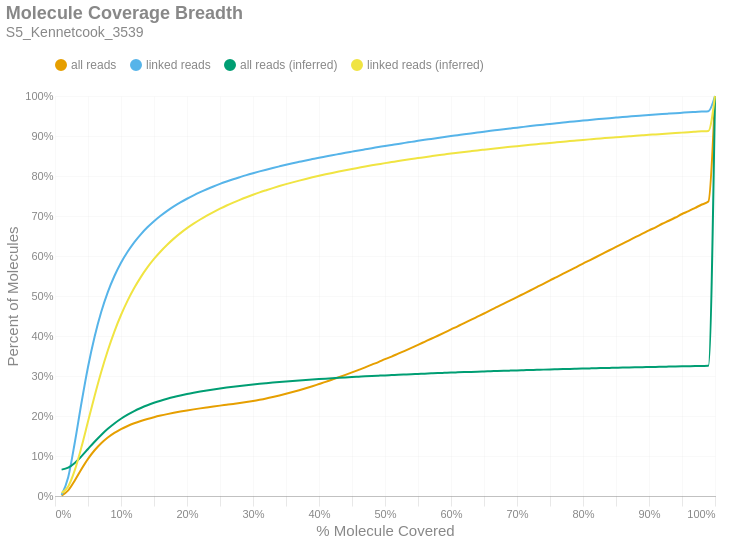

The cell this chart's notebook holds for it:
### Markdown cell above
### Molecule Read Coverage
This chart shows molecule coverage breadth as computed by the number of bases aligned to that molecule. In other words, "*how much of each unique long molecule is actually sequenced/aligned?*" Keep in mind there is a distinction between sequences and alignments, since some sequences belonging to a particular molecule may not align well and wouldn't appear in the alignment data. This chart also shows molecule coverage breadth as computed by the *inferred fragment* from which the aligned sequences originate. Unlike read coverage, this calculation takes into account the total insert size, including unsequenced gaps between the forward and reverse reads. Like the previous figures, these are cumulative percents.

### Code cell
if SKIPLR:
    print_html(f"Skipped")
else:
    binned_df = consolidated_hist(valids['coverage_bp'], mask, 0.01, True)
    binned_df_inf = consolidated_hist(valids['coverage_inserts'], mask, 0.01, True)
    binned_df = binned_df.with_columns(pl.lit(binned_df_inf['all reads (cumsum)']).alias('all reads (inferred)'))
    binned_df = binned_df.with_columns(pl.lit(binned_df_inf['linked reads (cumsum)']).alias('linked reads (inferred)'))
    binned_df = binned_df.with_columns(
        (pl.col('bin').cast(pl.Float64) + 0.01).alias('right_edge')
    )

    with SafeRender(binned_df):
        (
            density_plot(binned_df, 'Molecule Coverage Breadth', samplename, 'molcov', ['all reads (inferred)','linked reads (inferred)'])
            .encode(
                #x=alt.X('bin:Q', title="% Molecule Covered").axis(format = '%').scale(padding=0),
                x=alt.X('right_edge:Q', title="% Molecule Covered").axis(format='%').scale(padding=0),
                y=alt.Y('value:Q', title='Percent of Molecules')
                    .axis(format='%')
                    .stack(False)
                    .scale(domainMin=0, padding=0),
                color=alt.Color("key:N").scale(domain = ["all reads", "linked reads", "all reads (inferred)", "linked reads (inferred)"]),
                tooltip = [
                    alt.Tooltip("key:N", title = "Data Type"),
                    alt.Tooltip("range_label:N", title="% Molecule Covered"),
                    alt.Tooltip("value:Q", format = ".2%", title="% Molecules")
                ]
            )
        ).display()

### Figure 1 — Vega-Lite specification as saved in the notebook (floating-point values rounded to 4 significant figures)
{"width": "container", "height": 400, "config": {"title": {"anchor": "start", "dy": -15, "fontSize": 18, "color": "#888888", "subtitleColor": "#888888", "subtitleFontSize": 14}, "arc": {"fill": "#0072B2"}, "axis": {"domainColor": "#888888", "domainWidth": 0.5, "gridWidth": 0.2, "grid": false, "titleFontWeight": 400, "titleFontSize": 15, "labelFontSize": 11, "labelColor": "#888888", "tickColor": "#888888", "tickWidth": 0.2, "titleColor": "#888888"}, "axisBand": {"grid": false}, "axisX": {"grid": true, "tickSize": 10, "domainCap": "round"}, "axisY": {"domain": false, "grid": true, "tickSize": 0, "domainCap": "round"}, "background": "transparent", "header": {"labelFontSize": 15, "labelColor": "#888888", "titleFontSize": 15, "titleFontWeight": 600, "titleColor": "#888888"}, "legend": {"labelFont": "sans-serif", "labelFontSize": 12, "labelColor": "#888888", "symbolSize": 100, "symbolType": "circle", "titleFontSize": 12, "titlePadding": 10, "titleColor": "#888888", "title": null, "orient": "top"}, "range": {"category": ["#E69F00", "#56B4E9", "#009E73", "#F0E442", "#0072B2", "#D55E00", "#CC79A7", "#000000"], "diverging": ["#cfe8f3", "#a2d4ec", "#73bfe2", "#46abdb", "#1696d2", "#12719e"]}, "area": {"fill": "#0072B2", "fillOpacity": 0.7, "line": true, "strokeOpacity": 0.7}, "line": {"color": "#0072B2", "stroke": "#0072B2", "strokeWidth": 2}, "trail": {"color": "#0072B2", "stroke": "#0072B2", "strokeWidth": 0, "size": 1}, "point": {"filled": true, "fillOpacity": 1.0, "size": 95}, "text": {"color": "#888888", "fontSize": 11, "align": "right", "fontWeight": 400, "size": 11}, "bar": {"fill": "#0072B2", "stroke": null}, "view": {"stroke": null, "continuousWidth": 660, "continuousHeight": 400}}, "data": {"name": "data-067d33361a0ef41f4a5fcf7ab6aa2c59"}, "mark": {"type": "line", "interpolate": "monotone", "point": {"opacity": 0, "size": 275}}, "encoding": {"color": {"field": "key", "scale": {"domain": ["all reads", "linked reads", "all reads (inferred)", "linked reads (inferred)"]}, "type": "nominal"}, "tooltip": [{"field": "key", "title": "Data Type", "type": "nominal"}, {"field": "range_label", "title": "% Molecule Covered", "type": "nominal"}, {"field": "value", "format": ".2%", "title": "% Molecules", "type": "quantitative"}], "x": {"axis": {"format": "%"}, "field": "right_edge", "scale": {"padding": 0}, "title": "% Molecule Covered", "type": "quantitative"}, "y": {"axis": {"format": "%"}, "field": "value", "scale": {"domainMin": 0, "padding": 0}, "stack": false, "title": "Percent of Molecules", "type": "quantitative"}}, "params": [{"name": "param_c36ac31b6afebe62", "select": {"type": "point", "fields": ["key"]}, "bind": "legend"}], "title": {"text": "Molecule Coverage Breadth", "subtitle": "S5_Kennetcook_3539"}, "transform": [{"fold": ["all reads (cumsum)", "linked reads (cumsum)", "all reads (inferred)", "linked reads (inferred)"]}, {"calculate": "replace(datum.key, ' (cumsum)', '')", "as": "key"}, {"filter": {"param": "param_c36ac31b6afebe62"}}], "usermeta": {"embedOptions": {"downloadFileName": "S5_Kennetcook_3539.molcov"}}, "$schema": "https://vega.github.io/schema/vega-lite/v6.1.0.json", "datasets": {"data-067d33361a0ef41f4a5fcf7ab6aa2c59": [{"bin": "0.0", "interval": "0.0-0.01", "all reads": 0.0009073, "linked reads": 0.002507, "all reads (cumsum)": 0.0009073, "linked reads (cumsum)": 0.002507, "range_label": "0.0-0.01", "all reads (inferred)": 0.06596, "linked reads (inferred)": 0.007775, "right_edge": 0.01}, {"bin": "0.01", "interval": "0.01-0.02", "all reads": 0.013, "linked reads": 0.04434, "all reads (cumsum)": 0.01391, "linked reads (cumsum)": 0.04685, "range_label": "0.01-0.02", "all reads (inferred)": 0.07095, "linked reads (inferred)": 0.02388, "right_edge": 0.02}, {"bin": "0.02", "interval": "0.02-0.03", "all reads": 0.02494, "linked reads": 0.08683, "all reads (cumsum)": 0.03884, "linked reads (cumsum)": 0.1337, "range_label": "0.02-0.03", "all reads (inferred)": 0.08278, "linked reads (inferred)": 0.06453, "right_edge": 0.03}, {"bin": "0.03", "interval": "0.03-0.04", "all reads": 0.02806, "linked reads": 0.09826, "all reads (cumsum)": 0.06691, "linked reads (cumsum)": 0.2319, "range_label": "0.03-0.04", "all reads (inferred)": 0.09919, "linked reads (inferred)": 0.1218, "right_edge": 0.04}, {"bin": "0.04", "interval": "0.04-0.05", "all reads": 0.02584, "linked reads": 0.09065, "all reads (cumsum)": 0.09274, "linked reads (cumsum)": 0.3226, "range_label": "0.04-0.05", "all reads (inferred)": 0.1175, "linked reads (inferred)": 0.186, "right_edge": 0.05}, {"bin": "0.05", "interval": "0.05-0.06", "all reads": 0.02158, "linked reads": 0.07571, "all reads (cumsum)": 0.1143, "linked reads (cumsum)": 0.3983, "range_label": "0.05-0.06", "all reads (inferred)": 0.1357, "linked reads (inferred)": 0.2499, "right_edge": 0.06}, {"bin": "0.06", "interval": "0.06-0.07", "all reads": 0.01755, "linked reads": 0.06156, "all reads (cumsum)": 0.1319, "linked reads (cumsum)": 0.4598, "range_label": "0.06-0.07", "all reads (inferred)": 0.1527, "linked reads (inferred)": 0.3098, "right_edge": 0.07}, {"bin": "0.07", "interval": "0.07-0.08", "all reads": 0.01421, "linked reads": 0.04979, "all reads (cumsum)": 0.1461, "linked reads (cumsum)": 0.5096, "range_label": "0.07-0.08", "all reads (inferred)": 0.168, "linked reads (inferred)": 0.3637, "right_edge": 0.08}, {"bin": "0.08", "interval": "0.08-0.09", "all reads": 0.01154, "linked reads": 0.04039, "all reads (cumsum)": 0.1576, "linked reads (cumsum)": 0.55, "range_label": "0.08-0.09", "all reads (inferred)": 0.1814, "linked reads (inferred)": 0.4111, "right_edge": 0.09}, {"bin": "0.09", "interval": "0.09-0.1", "all reads": 0.009546, "linked reads": 0.03332, "all reads (cumsum)": 0.1672, "linked reads (cumsum)": 0.5834, "range_label": "0.09-0.1", "all reads (inferred)": 0.1932, "linked reads (inferred)": 0.4525, "right_edge": 0.1}, {"bin": "0.1", "interval": "0.1-0.11", "all reads": 0.007859, "linked reads": 0.02731, "all reads (cumsum)": 0.175, "linked reads (cumsum)": 0.6107, "range_label": "0.1-0.11", "all reads (inferred)": 0.2033, "linked reads (inferred)": 0.4883, "right_edge": 0.11}, {"bin": "0.11", "interval": "0.11-0.12", "all reads": 0.006774, "linked reads": 0.02351, "all reads (cumsum)": 0.1818, "linked reads (cumsum)": 0.6342, "range_label": "0.11-0.12", "all reads (inferred)": 0.2123, "linked reads (inferred)": 0.5199, "right_edge": 0.12}, {"bin": "0.12", "interval": "0.12-0.13", "all reads": 0.005801, "linked reads": 0.02011, "all reads (cumsum)": 0.1876, "linked reads (cumsum)": 0.6543, "range_label": "0.12-0.13", "all reads (inferred)": 0.2201, "linked reads (inferred)": 0.5473, "right_edge": 0.13}, {"bin": "0.13", "interval": "0.13-0.14", "all reads": 0.005053, "linked reads": 0.01744, "all reads (cumsum)": 0.1927, "linked reads (cumsum)": 0.6717, "range_label": "0.13-0.14", "all reads (inferred)": 0.2269, "linked reads (inferred)": 0.5714, "right_edge": 0.14}, {"bin": "0.14", "interval": "0.14-0.15", "all reads": 0.00442, "linked reads": 0.01521, "all reads (cumsum)": 0.1971, "linked reads (cumsum)": 0.6869, "range_label": "0.14-0.15", "all reads (inferred)": 0.233, "linked reads (inferred)": 0.5926, "right_edge": 0.15}, {"bin": "0.15", "interval": "0.15-0.16", "all reads": 0.00396, "linked reads": 0.01354, "all reads (cumsum)": 0.201, "linked reads (cumsum)": 0.7005, "range_label": "0.15-0.16", "all reads (inferred)": 0.2383, "linked reads (inferred)": 0.6113, "right_edge": 0.16}, {"bin": "0.16", "interval": "0.16-0.17", "all reads": 0.003627, "linked reads": 0.01228, "all reads (cumsum)": 0.2047, "linked reads (cumsum)": 0.7127, "range_label": "0.16-0.17", "all reads (inferred)": 0.2431, "linked reads (inferred)": 0.6281, "right_edge": 0.17}, {"bin": "0.17", "interval": "0.17-0.18", "all reads": 0.003333, "linked reads": 0.01111, "all reads (cumsum)": 0.208, "linked reads (cumsum)": 0.7239, "range_label": "0.17-0.18", "all reads (inferred)": 0.2474, "linked reads (inferred)": 0.6434, "right_edge": 0.18}, {"bin": "0.18", "interval": "0.18-0.19", "all reads": 0.003022, "linked reads": 0.009963, "all reads (cumsum)": 0.211, "linked reads (cumsum)": 0.7338, "range_label": "0.18-0.19", "all reads (inferred)": 0.2513, "linked reads (inferred)": 0.6571, "right_edge": 0.19}, {"bin": "0.19", "interval": "0.19-0.2", "all reads": 0.002863, "linked reads": 0.009316, "all reads (cumsum)": 0.2139, "linked reads (cumsum)": 0.7431, "range_label": "0.19-0.2", "all reads (inferred)": 0.2549, "linked reads (inferred)": 0.6696, "right_edge": 0.2}, {"bin": "0.2", "interval": "0.2-0.21", "all reads": 0.002662, "linked reads": 0.008562, "all reads (cumsum)": 0.2165, "linked reads (cumsum)": 0.7517, "range_label": "0.2-0.21", "all reads (inferred)": 0.2581, "linked reads (inferred)": 0.6809, "right_edge": 0.21}, {"bin": "0.21", "interval": "0.21-0.22", "all reads": 0.002515, "linked reads": 0.007913, "all reads (cumsum)": 0.2191, "linked reads (cumsum)": 0.7596, "range_label": "0.21-0.22", "all reads (inferred)": 0.2611, "linked reads (inferred)": 0.6913, "right_edge": 0.22}, {"bin": "0.22", "interval": "0.22-0.23", "all reads": 0.002371, "linked reads": 0.007276, "all reads (cumsum)": 0.2214, "linked reads (cumsum)": 0.7669, "range_label": "0.22-0.23", "all reads (inferred)": 0.2638, "linked reads (inferred)": 0.701, "right_edge": 0.23}, {"bin": "0.23", "interval": "0.23-0.24", "all reads": 0.002306, "linked reads": 0.006911, "all reads (cumsum)": 0.2237, "linked reads (cumsum)": 0.7738, "range_label": "0.23-0.24", "all reads (inferred)": 0.2664, "linked reads (inferred)": 0.71, "right_edge": 0.24}, {"bin": "0.24", "interval": "0.24-0.25", "all reads": 0.00222, "linked reads": 0.006427, "all reads (cumsum)": 0.226, "linked reads (cumsum)": 0.7802, "range_label": "0.24-0.25", "all reads (inferred)": 0.2688, "linked reads (inferred)": 0.7183, "right_edge": 0.25}, {"bin": "0.25", "interval": "0.25-0.26", "all reads": 0.002096, "linked reads": 0.005906, "all reads (cumsum)": 0.2281, "linked reads (cumsum)": 0.7861, "range_label": "0.25-0.26", "all reads (inferred)": 0.271, "linked reads (inferred)": 0.7262, "right_edge": 0.26}, {"bin": "0.26", "interval": "0.26-0.27", "all reads": 0.002111, "linked reads": 0.005646, "all reads (cumsum)": 0.2302, "linked reads (cumsum)": 0.7918, "range_label": "0.26-0.27", "all reads (inferred)": 0.2731, "linked reads (inferred)": 0.7336, "right_edge": 0.27}, {"bin": "0.27", "interval": "0.27-0.28", "all reads": 0.002169, "linked reads": 0.005286, "all reads (cumsum)": 0.2323, "linked reads (cumsum)": 0.7971, "range_label": "0.27-0.28", "all reads (inferred)": 0.2751, "linked reads (inferred)": 0.7404, "right_edge": 0.28}, {"bin": "0.28", "interval": "0.28-0.29", "all reads": 0.002407, "linked reads": 0.005116, "all reads (cumsum)": 0.2347, "linked reads (cumsum)": 0.8022, "range_label": "0.28-0.29", "all reads (inferred)": 0.277, "linked reads (inferred)": 0.747, "right_edge": 0.29}, {"bin": "0.29", "interval": "0.29-0.3", "all reads": 0.002707, "linked reads": 0.004765, "all reads (cumsum)": 0.2374, "linked reads (cumsum)": 0.8069, "range_label": "0.29-0.3", "all reads (inferred)": 0.2787, "linked reads (inferred)": 0.7532, "right_edge": 0.3}, {"bin": "0.3", "interval": "0.3-0.31", "all reads": 0.003035, "linked reads": 0.004581, "all reads (cumsum)": 0.2405, "linked reads (cumsum)": 0.8115, "range_label": "0.3-0.31", "all reads (inferred)": 0.2804, "linked reads (inferred)": 0.7591, "right_edge": 0.31}, {"bin": "0.31", "interval": "0.31-0.32", "all reads": 0.003308, "linked reads": 0.004329, "all reads (cumsum)": 0.2438, "linked reads (cumsum)": 0.8158, "range_label": "0.31-0.32", "all reads (inferred)": 0.282, "linked reads (inferred)": 0.7645, "right_edge": 0.32}, {"bin": "0.32", "interval": "0.32-0.33", "all reads": 0.003662, "linked reads": 0.004202, "all reads (cumsum)": 0.2475, "linked reads (cumsum)": 0.82, "range_label": "0.32-0.33", "all reads (inferred)": 0.2835, "linked reads (inferred)": 0.7698, "right_edge": 0.33}, {"bin": "0.33", "interval": "0.33-0.34", "all reads": 0.00389, "linked reads": 0.004036, "all reads (cumsum)": 0.2513, "linked reads (cumsum)": 0.8241, "range_label": "0.33-0.34", "all reads (inferred)": 0.285, "linked reads (inferred)": 0.7748, "right_edge": 0.34}, {"bin": "0.34", "interval": "0.34-0.35", "all reads": 0.004159, "linked reads": 0.003945, "all reads (cumsum)": 0.2555, "linked reads (cumsum)": 0.828, "range_label": "0.34-0.35", "all reads (inferred)": 0.2863, "linked reads (inferred)": 0.7796, "right_edge": 0.35}, {"bin": "0.35", "interval": "0.35-0.36", "all reads": 0.004408, "linked reads": 0.003756, "all reads (cumsum)": 0.2599, "linked reads (cumsum)": 0.8318, "range_label": "0.35-0.36", "all reads (inferred)": 0.2876, "linked reads (inferred)": 0.7841, "right_edge": 0.36}, {"bin": "0.36", "interval": "0.36-0.37", "all reads": 0.004616, "linked reads": 0.003595, "all reads (cumsum)": 0.2645, "linked reads (cumsum)": 0.8354, "range_label": "0.36-0.37", "all reads (inferred)": 0.2889, "linked reads (inferred)": 0.7885, "right_edge": 0.37}, {"bin": "0.37", "interval": "0.37-0.38", "all reads": 0.004894, "linked reads": 0.003572, "all reads (cumsum)": 0.2694, "linked reads (cumsum)": 0.839, "range_label": "0.37-0.38", "all reads (inferred)": 0.2901, "linked reads (inferred)": 0.7926, "right_edge": 0.38}, {"bin": "0.38", "interval": "0.38-0.39", "all reads": 0.005088, "linked reads": 0.003361, "all reads (cumsum)": 0.2745, "linked reads (cumsum)": 0.8423, "range_label": "0.38-0.39", "all reads (inferred)": 0.2913, "linked reads (inferred)": 0.7967, "right_edge": 0.39}, {"bin": "0.39", "interval": "0.39-0.4", "all reads": 0.005389, "linked reads": 0.00333, "all reads (cumsum)": 0.2799, "linked reads (cumsum)": 0.8456, "range_label": "0.39-0.4", "all reads (inferred)": 0.2924, "linked reads (inferred)": 0.8005, "right_edge": 0.4}, {"bin": "0.4", "interval": "0.4-0.41", "all reads": 0.005348, "linked reads": 0.003113, "all reads (cumsum)": 0.2852, "linked reads (cumsum)": 0.8488, "range_label": "0.4-0.41", "all reads (inferred)": 0.2934, "linked reads (inferred)": 0.8042, "right_edge": 0.41}, {"bin": "0.41", "interval": "0.41-0.42", "all reads": 0.005685, "linked reads": 0.003126, "all reads (cumsum)": 0.2909, "linked reads (cumsum)": 0.8519, "range_label": "0.41-0.42", "all reads (inferred)": 0.2944, "linked reads (inferred)": 0.8077, "right_edge": 0.42}, {"bin": "0.42", "interval": "0.42-0.43", "all reads": 0.005834, "linked reads": 0.00304, "all reads (cumsum)": 0.2968, "linked reads (cumsum)": 0.8549, "range_label": "0.42-0.43", "all reads (inferred)": 0.2954, "linked reads (inferred)": 0.8111, "right_edge": 0.43}, {"bin": "0.43", "interval": "0.43-0.44", "all reads": 0.005983, "linked reads": 0.003031, "all reads (cumsum)": 0.3027, "linked reads (cumsum)": 0.858, "range_label": "0.43-0.44", "all reads (inferred)": 0.2964, "linked reads (inferred)": 0.8144, "right_edge": 0.44}, {"bin": "0.44", "interval": "0.44-0.45", "all reads": 0.006161, "linked reads": 0.002957, "all reads (cumsum)": 0.3089, "linked reads (cumsum)": 0.8609, "range_label": "0.44-0.45", "all reads (inferred)": 0.2973, "linked reads (inferred)": 0.8176, "right_edge": 0.45}, {"bin": "0.45", "interval": "0.45-0.46", "all reads": 0.006349, "linked reads": 0.002947, "all reads (cumsum)": 0.3153, "linked reads (cumsum)": 0.8639, "range_label": "0.45-0.46", "all reads (inferred)": 0.2982, "linked reads (inferred)": 0.8206, "right_edge": 0.46}, {"bin": "0.46", "interval": "0.46-0.47", "all reads": 0.00643, "linked reads": 0.002857, "all reads (cumsum)": 0.3217, "linked reads (cumsum)": 0.8667, "range_label": "0.46-0.47", "all reads (inferred)": 0.2991, "linked reads (inferred)": 0.8237, "right_edge": 0.47}, {"bin": "0.47", "interval": "0.47-0.48", "all reads": 0.006647, "linked reads": 0.002847, "all reads (cumsum)": 0.3283, "linked reads (cumsum)": 0.8696, "range_label": "0.47-0.48", "all reads (inferred)": 0.2999, "linked reads (inferred)": 0.8266, "right_edge": 0.48}, {"bin": "0.48", "interval": "0.48-0.49", "all reads": 0.00648, "linked reads": 0.002705, "all reads (cumsum)": 0.3348, "linked reads (cumsum)": 0.8723, "range_label": "0.48-0.49", "all reads (inferred)": 0.3007, "linked reads (inferred)": 0.8294, "right_edge": 0.49}, {"bin": "0.49", "interval": "0.49-0.5", "all reads": 0.007332, "linked reads": 0.002811, "all reads (cumsum)": 0.3421, "linked reads (cumsum)": 0.8751, "range_label": "0.49-0.5", "all reads (inferred)": 0.3016, "linked reads (inferred)": 0.8322, "right_edge": 0.5}, {"bin": "0.5", "interval": "0.5-0.51", "all reads": 0.006404, "linked reads": 0.002574, "all reads (cumsum)": 0.3486, "linked reads (cumsum)": 0.8777, "range_label": "0.5-0.51", "all reads (inferred)": 0.3023, "linked reads (inferred)": 0.8348, "right_edge": 0.51}, {"bin": "0.51", "interval": "0.51-0.52", "all reads": 0.007297, "linked reads": 0.002541, "all reads (cumsum)": 0.3558, "linked reads (cumsum)": 0.8802, "range_label": "0.51-0.52", "all reads (inferred)": 0.3031, "linked reads (inferred)": 0.8374, "right_edge": 0.52}, {"bin": "0.52", "interval": "0.52-0.53", "all reads": 0.007164, "linked reads": 0.002619, "all reads (cumsum)": 0.363, "linked reads (cumsum)": 0.8828, "range_label": "0.52-0.53", "all reads (inferred)": 0.3038, "linked reads (inferred)": 0.8399, "right_edge": 0.53}, {"bin": "0.53", "interval": "0.53-0.54", "all reads": 0.007434, "linked reads": 0.002512, "all reads (cumsum)": 0.3704, "linked reads (cumsum)": 0.8853, "range_label": "0.53-0.54", "all reads (inferred)": 0.3045, "linked reads (inferred)": 0.8424, "right_edge": 0.54}, {"bin": "0.54", "interval": "0.54-0.55", "all reads": 0.007434, "linked reads": 0.002594, "all reads (cumsum)": 0.3779, "linked reads (cumsum)": 0.8879, "range_label": "0.54-0.55", "all reads (inferred)": 0.3052, "linked reads (inferred)": 0.8447, "right_edge": 0.55}, {"bin": "0.55", "interval": "0.55-0.56", "all reads": 0.007649, "linked reads": 0.002429, "all reads (cumsum)": 0.3855, "linked reads (cumsum)": 0.8903, "range_label": "0.55-0.56", "all reads (inferred)": 0.3059, "linked reads (inferred)": 0.8471, "right_edge": 0.56}, {"bin": "0.56", "interval": "0.56-0.57", "all reads": 0.007658, "linked reads": 0.002394, "all reads (cumsum)": 0.3932, "linked reads (cumsum)": 0.8927, "range_label": "0.56-0.57", "all reads (inferred)": 0.3066, "linked reads (inferred)": 0.8495, "right_edge": 0.57}, {"bin": "0.57", "interval": "0.57-0.58", "all reads": 0.007515, "linked reads": 0.00241, "all reads (cumsum)": 0.4007, "linked reads (cumsum)": 0.8952, "range_label": "0.57-0.58", "all reads (inferred)": 0.3073, "linked reads (inferred)": 0.8517, "right_edge": 0.58}, {"bin": "0.58", "interval": "0.58-0.59", "all reads": 0.007725, "linked reads": 0.002395, "all reads (cumsum)": 0.4084, "linked reads (cumsum)": 0.8975, "range_label": "0.58-0.59", "all reads (inferred)": 0.3079, "linked reads (inferred)": 0.8539, "right_edge": 0.59}, {"bin": "0.59", "interval": "0.59-0.6", "all reads": 0.007999, "linked reads": 0.002316, "all reads (cumsum)": 0.4164, "linked reads (cumsum)": 0.8999, "range_label": "0.59-0.6", "all reads (inferred)": 0.3085, "linked reads (inferred)": 0.8561, "right_edge": 0.6}, {"bin": "0.6", "interval": "0.6-0.61", "all reads": 0.007664, "linked reads": 0.002229, "all reads (cumsum)": 0.4241, "linked reads (cumsum)": 0.9021, "range_label": "0.6-0.61", "all reads (inferred)": 0.3091, "linked reads (inferred)": 0.8581, "right_edge": 0.61}, {"bin": "0.61", "interval": "0.61-0.62", "all reads": 0.008083, "linked reads": 0.002254, "all reads (cumsum)": 0.4322, "linked reads (cumsum)": 0.9043, "range_label": "0.61-0.62", "all reads (inferred)": 0.3097, "linked reads (inferred)": 0.8601, "right_edge": 0.62}, {"bin": "0.62", "interval": "0.62-0.63", "all reads": 0.007962, "linked reads": 0.002192, "all reads (cumsum)": 0.4401, "linked reads (cumsum)": 0.9065, "range_label": "0.62-0.63", "all reads (inferred)": 0.3103, "linked reads (inferred)": 0.8621, "right_edge": 0.63}, {"bin": "0.63", "interval": "0.63-0.64", "all reads": 0.008049, "linked reads": 0.00215, "all reads (cumsum)": 0.4482, "linked reads (cumsum)": 0.9087, "range_label": "0.63-0.64", "all reads (inferred)": 0.3109, "linked reads (inferred)": 0.864, "right_edge": 0.64}, {"bin": "0.64", "interval": "0.64-0.65", "all reads": 0.008049, "linked reads": 0.002187, "all reads (cumsum)": 0.4562, "linked reads (cumsum)": 0.9109, "range_label": "0.64-0.65", "all reads (inferred)": 0.3114, "linked reads (inferred)": 0.8658, "right_edge": 0.65}, {"bin": "0.65", "interval": "0.65-0.66", "all reads": 0.008389, "linked reads": 0.002074, "all reads (cumsum)": 0.4646, "linked reads (cumsum)": 0.913, "range_label": "0.65-0.66", "all reads (inferred)": 0.3119, "linked reads (inferred)": 0.8676, "right_edge": 0.66}, {"bin": "0.66", "interval": "0.66-0.67", "all reads": 0.008036, "linked reads": 0.002014, "all reads (cumsum)": 0.4727, "linked reads (cumsum)": 0.915, "range_label": "0.66-0.67", "all reads (inferred)": 0.3125, "linked reads (inferred)": 0.8694, "right_edge": 0.67}, {"bin": "0.67", "interval": "0.67-0.68", "all reads": 0.008222, "linked reads": 0.002022, "all reads (cumsum)": 0.4809, "linked reads (cumsum)": 0.917, "range_label": "0.67-0.68", "all reads (inferred)": 0.313, "linked reads (inferred)": 0.8712, "right_edge": 0.68}, {"bin": "0.68", "interval": "0.68-0.69", "all reads": 0.008078, "linked reads": 0.001936, "all reads (cumsum)": 0.489, "linked reads (cumsum)": 0.9189, "range_label": "0.68-0.69", "all reads (inferred)": 0.3135, "linked reads (inferred)": 0.8729, "right_edge": 0.69}, {"bin": "0.69", "interval": "0.69-0.7", "all reads": 0.008378, "linked reads": 0.001906, "all reads (cumsum)": 0.4973, "linked reads (cumsum)": 0.9208, "range_label": "0.69-0.7", "all reads (inferred)": 0.314, "linked reads (inferred)": 0.8745, "right_edge": 0.7}, {"bin": "0.7", "interval": "0.7-0.71", "all reads": 0.008216, "linked reads": 0.00197, "all reads (cumsum)": 0.5056, "linked reads (cumsum)": 0.9228, "range_label": "0.7-0.71", "all reads (inferred)": 0.3145, "linked reads (inferred)": 0.8762, "right_edge": 0.71}, {"bin": "0.71", "interval": "0.71-0.72", "all reads": 0.00824, "linked reads": 0.001918, "all reads (cumsum)": 0.5138, "linked reads (cumsum)": 0.9247, "range_label": "0.71-0.72", "all reads (inferred)": 0.315, "linked reads (inferred)": 0.8779, "right_edge": 0.72}, {"bin": "0.72", "interval": "0.72-0.73", "all reads": 0.00847, "linked reads": 0.001863, "all reads (cumsum)": 0.5223, "linked reads (cumsum)": 0.9266, "range_label": "0.72-0.73", "all reads (inferred)": 0.3154, "linked reads (inferred)": 0.8795, "right_edge": 0.73}, {"bin": "0.73", "interval": "0.73-0.74", "all reads": 0.008206, "linked reads": 0.001778, "all reads (cumsum)": 0.5305, "linked reads (cumsum)": 0.9284, "range_label": "0.73-0.74", "all reads (inferred)": 0.3159, "linked reads (inferred)": 0.8811, "right_edge": 0.74}, {"bin": "0.74", "interval": "0.74-0.75", "all reads": 0.008747, "linked reads": 0.001868, "all reads (cumsum)": 0.5392, "linked reads (cumsum)": 0.9302, "range_label": "0.74-0.75", "all reads (inferred)": 0.3164, "linked reads (inferred)": 0.8828, "right_edge": 0.75}, {"bin": "0.75", "interval": "0.75-0.76", "all reads": 0.008104, "linked reads": 0.001715, "all reads (cumsum)": 0.5473, "linked reads (cumsum)": 0.9319, "range_label": "0.75-0.76", "all reads (inferred)": 0.3169, "linked reads (inferred)": 0.8843, "right_edge": 0.76}, {"bin": "0.76", "interval": "0.76-0.77", "all reads": 0.008405, "linked reads": 0.001704, "all reads (cumsum)": 0.5557, "linked reads (cumsum)": 0.9336, "range_label": "0.76-0.77", "all reads (inferred)": 0.3173, "linked reads (inferred)": 0.8858, "right_edge": 0.77}, {"bin": "0.77", "interval": "0.77-0.78", "all reads": 0.008392, "linked reads": 0.001754, "all reads (cumsum)": 0.5641, "linked reads (cumsum)": 0.9354, "range_label": "0.77-0.78", "all reads (inferred)": 0.3177, "linked reads (inferred)": 0.8872, "right_edge": 0.78}, {"bin": "0.78", "interval": "0.78-0.79", "all reads": 0.008328, "linked reads": 0.00159, "all reads (cumsum)": 0.5724, "linked reads (cumsum)": 0.937, "range_label": "0.78-0.79", "all reads (inferred)": 0.3182, "linked reads (inferred)": 0.8887, "right_edge": 0.79}, {"bin": "0.79", "interval": "0.79-0.8", "all reads": 0.008714, "linked reads": 0.001611, "all reads (cumsum)": 0.5812, "linked reads (cumsum)": 0.9386, "range_label": "0.79-0.8", "all reads (inferred)": 0.3186, "linked reads (inferred)": 0.8901, "right_edge": 0.8}, {"bin": "0.8", "interval": "0.8-0.81", "all reads": 0.008056, "linked reads": 0.001505, "all reads (cumsum)": 0.5892, "linked reads (cumsum)": 0.9401, "range_label": "0.8-0.81", "all reads (inferred)": 0.319, "linked reads (inferred)": 0.8916, "right_edge": 0.81}, {"bin": "0.81", "interval": "0.81-0.82", "all reads": 0.008293, "linked reads": 0.001503, "all reads (cumsum)": 0.5975, "linked reads (cumsum)": 0.9416, "range_label": "0.81-0.82", "all reads (inferred)": 0.3195, "linked reads (inferred)": 0.893, "right_edge": 0.82}, {"bin": "0.82", "interval": "0.82-0.83", "all reads": 0.008436, "linked reads": 0.001534, "all reads (cumsum)": 0.6059, "linked reads (cumsum)": 0.9431, "range_label": "0.82-0.83", "all reads (inferred)": 0.3199, "linked reads (inferred)": 0.8943, "right_edge": 0.83}, {"bin": "0.83", "interval": "0.83-0.84", "all reads": 0.008414, "linked reads": 0.001447, "all reads (cumsum)": 0.6144, "linked reads (cumsum)": 0.9446, "range_label": "0.83-0.84", "all reads (inferred)": 0.3203, "linked reads (inferred)": 0.8956, "right_edge": 0.84}, {"bin": "0.84", "interval": "0.84-0.85", "all reads": 0.008258, "linked reads": 0.001395, "all reads (cumsum)": 0.6226, "linked reads (cumsum)": 0.946, "range_label": "0.84-0.85", "all reads (inferred)": 0.3206, "linked reads (inferred)": 0.8968, "right_edge": 0.85}, {"bin": "0.85", "interval": "0.85-0.86", "all reads": 0.008399, "linked reads": 0.001386, "all reads (cumsum)": 0.631, "linked reads (cumsum)": 0.9474, "range_label": "0.85-0.86", "all reads (inferred)": 0.321, "linked reads (inferred)": 0.8981, "right_edge": 0.86}, {"bin": "0.86", "interval": "0.86-0.87", "all reads": 0.008191, "linked reads": 0.00132, "all reads (cumsum)": 0.6392, "linked reads (cumsum)": 0.9487, "range_label": "0.86-0.87", "all reads (inferred)": 0.3214, "linked reads (inferred)": 0.8993, "right_edge": 0.87}, {"bin": "0.87", "interval": "0.87-0.88", "all reads": 0.008345, "linked reads": 0.001323, "all reads (cumsum)": 0.6476, "linked reads (cumsum)": 0.95, "range_label": "0.87-0.88", "all reads (inferred)": 0.3217, "linked reads (inferred)": 0.9006, "right_edge": 0.88}, {"bin": "0.88", "interval": "0.88-0.89", "all reads": 0.008169, "linked reads": 0.001214, "all reads (cumsum)": 0.6557, "linked reads (cumsum)": 0.9512, "range_label": "0.88-0.89", "all reads (inferred)": 0.3221, "linked reads (inferred)": 0.9018, "right_edge": 0.89}, {"bin": "0.89", "interval": "0.89-0.9", "all reads": 0.008316, "linked reads": 0.001261, "all reads (cumsum)": 0.664, "linked reads (cumsum)": 0.9525, "range_label": "0.89-0.9", "all reads (inferred)": 0.3225, "linked reads (inferred)": 0.903, "right_edge": 0.9}, {"bin": "0.9", "interval": "0.9-0.91", "all reads": 0.007742, "linked reads": 0.001211, "all reads (cumsum)": 0.6718, "linked reads (cumsum)": 0.9537, "range_label": "0.9-0.91", "all reads (inferred)": 0.3228, "linked reads (inferred)": 0.9041, "right_edge": 0.91}, {"bin": "0.91", "interval": "0.91-0.92", "all reads": 0.008844, "linked reads": 0.001151, "all reads (cumsum)": 0.6806, "linked reads (cumsum)": 0.9549, "range_label": "0.91-0.92", "all reads (inferred)": 0.3231, "linked reads (inferred)": 0.9052, "right_edge": 0.92}, {"bin": "0.92", "interval": "0.92-0.93", "all reads": 0.007471, "linked reads": 0.001122, "all reads (cumsum)": 0.6881, "linked reads (cumsum)": 0.956, "range_label": "0.92-0.93", "all reads (inferred)": 0.3235, "linked reads (inferred)": 0.9063, "right_edge": 0.93}, {"bin": "0.93", "interval": "0.93-0.94", "all reads": 0.008134, "linked reads": 0.001107, "all reads (cumsum)": 0.6962, "linked reads (cumsum)": 0.9571, "range_label": "0.93-0.94", "all reads (inferred)": 0.3238, "linked reads (inferred)": 0.9074, "right_edge": 0.94}, {"bin": "0.94", "interval": "0.94-0.95", "all reads": 0.008712, "linked reads": 0.001065, "all reads (cumsum)": 0.7049, "linked reads (cumsum)": 0.9581, "range_label": "0.94-0.95", "all reads (inferred)": 0.3241, "linked reads (inferred)": 0.9084, "right_edge": 0.95}, {"bin": "0.95", "interval": "0.95-0.96", "all reads": 0.007192, "linked reads": 0.001062, "all reads (cumsum)": 0.7121, "linked reads (cumsum)": 0.9592, "range_label": "0.95-0.96", "all reads (inferred)": 0.3245, "linked reads (inferred)": 0.9095, "right_edge": 0.96}, {"bin": "0.96", "interval": "0.96-0.97", "all reads": 0.00829, "linked reads": 0.0009755, "all reads (cumsum)": 0.7204, "linked reads (cumsum)": 0.9602, "range_label": "0.96-0.97", "all reads (inferred)": 0.3248, "linked reads (inferred)": 0.9106, "right_edge": 0.97}, {"bin": "0.97", "interval": "0.97-0.98", "all reads": 0.008273, "linked reads": 0.0009719, "all reads (cumsum)": 0.7287, "linked reads (cumsum)": 0.9612, "range_label": "0.97-0.98", "all reads (inferred)": 0.3252, "linked reads (inferred)": 0.9117, "right_edge": 0.98}, {"bin": "0.98", "interval": "0.98-0.99", "all reads": 0.007497, "linked reads": 0.0009859, "all reads (cumsum)": 0.7362, "linked reads (cumsum)": 0.9621, "range_label": "0.98-0.99", "all reads (inferred)": 0.3255, "linked reads (inferred)": 0.9127, "right_edge": 0.99}, {"bin": "0.99", "interval": "0.99-1.0", "all reads": 0.2638, "linked reads": 0.03786, "all reads (cumsum)": 1.0, "linked reads (cumsum)": 1.0, "range_label": "0.99-1.0", "all reads (inferred)": 1.0, "linked reads (inferred)": 1.0, "right_edge": 1.0}]}}
